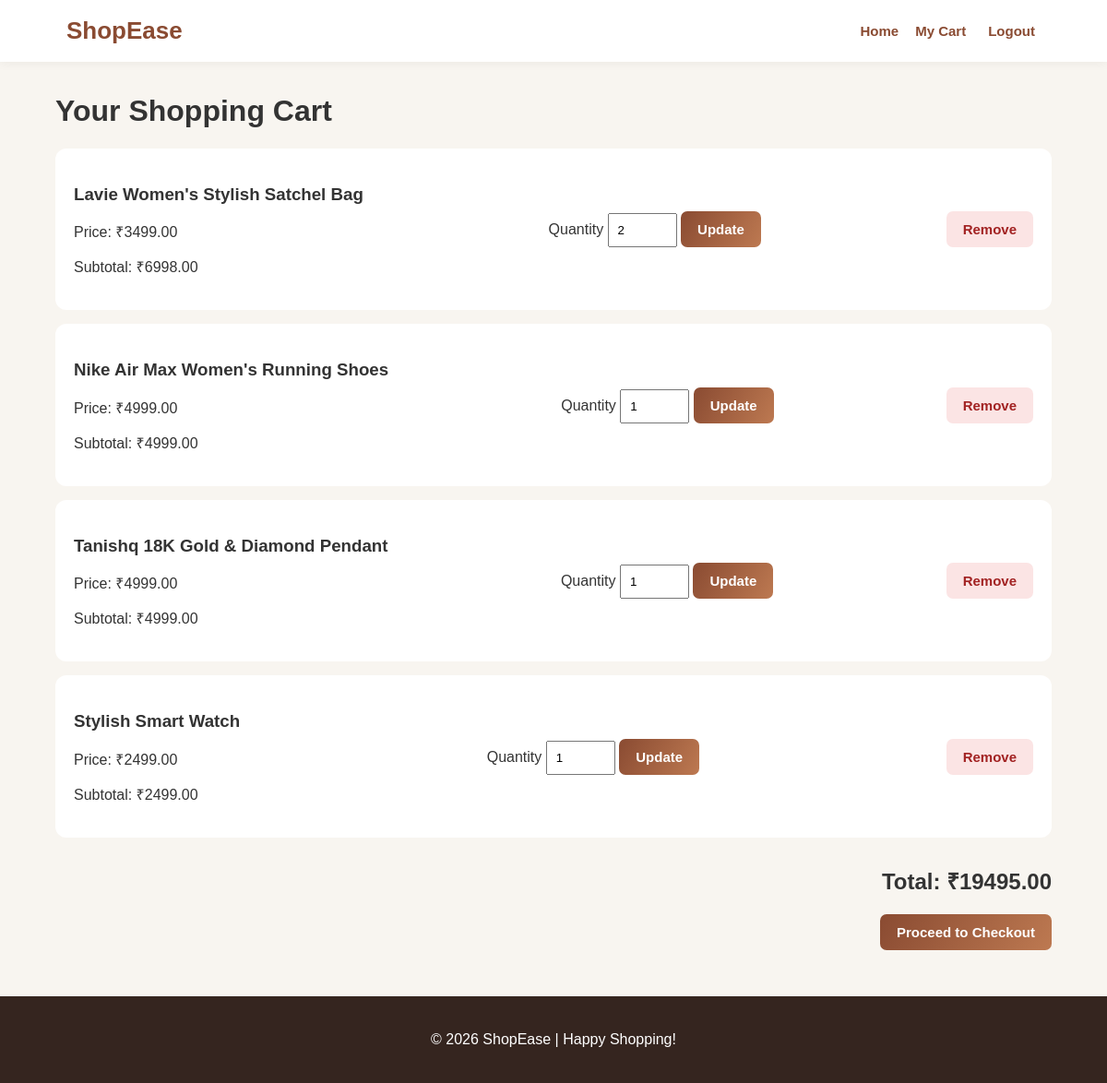
The app's page /cart/ (signed in) with its own data.
### store/models.py (models this page shows, shortened)
class CartItem(models.Model):
    cart = models.ForeignKey(Cart, on_delete=models.CASCADE,related_name="items")
    product = models.ForeignKey(Product, on_delete=models.CASCADE)
    quantity = models.PositiveIntegerField(default=1)
    class Meta:
        unique_together = ("cart", "product")
    def subtotal(self):
        return self.product.price * self.quantity

class Product(models.Model):
    name = models.CharField(max_length=200)
    description = models.TextField()
    price = models.DecimalField(max_digits=10, decimal_places=2)
    image_url = models.URLField(blank=True)
    stock = models.PositiveIntegerField(default=10)

### store/views.py (the view)
# urls.py: path("cart/", views.cart_view, name="cart"),
@login_required
def cart_view(request):
    cart, created = Cart.objects.get_or_create(
        user=request.user
    )
    items = cart.items.select_related("product").all()
    total = sum(
        (item.subtotal() for item in items),
        Decimal("0.00")
    )
    return render(request, "store/cart.html", {
        "items": items,
        "total": total
    })

### store/templates/store/cart.html (shortened to what this page needs)
{% extends 'store/base.html' %}
{% block content %}
<h1 class="section-title">Your Shopping Cart</h1>
{% for item in items %}
    <div class="cart-item">
        <div>
            <h3>{{ item.product.name }}</h3>
            <p>Price: ₹{{ item.product.price }}</p>
            <p>Subtotal: ₹{{ item.subtotal }}</p>
        </div>
        <form method="post"
              action="{% url 'update_cart' item.id %}">
            <label>Quantity</label>
            <input type="number" name="quantity"
                   value="{{ item.quantity }}" min="1"
                   max="{{ item.product.stock }}" required>
            <button class="btn" type="submit">Update</button>
        </form>
        <form method="post"
              action="{% url 'remove_from_cart' item.id %}">
            <button class="remove-btn" type="submit">
                Remove
            </button>
        </form>
    </div>
{% empty %}
    <p>Your cart is empty.</p>
{% endfor %}
<div class="cart-total">
    <h2>Total: ₹{{ total }}</h2>
    {% if items %}
        <a class="btn" href="{% url 'checkout' %}">
            Proceed to Checkout
        </a>
    {% endif %}
</div>
{% endblock %}

### store/templates/store/base.html (shortened to what this page needs)
{% load static %}
<!DOCTYPE html>
<html lang="en">
<head>
    <link rel="stylesheet" href="{% static 'css/style.css' %}">
</head>
<body>
<header class="navbar">
    <a href="{% url 'home' %}" class="logo">ShopEase</a>
    <nav>
        <a href="{% url 'home' %}">Home</a>
        <a href="{% url 'cart' %}">My Cart</a>
        {% if user.is_authenticated %}
            <form method="post" action="{% url 'logout' %}" class="inline-form">
                <button type="submit" class="nav-button">Logout</button>
            </form>
        {% else %}
            <a href="{% url 'login' %}">Login</a>
            <a href="{% url 'register' %}">Register</a>
        {% endif %}
    </nav>
</header>
<main class="container">
    {% block content %}{% endblock %}
</main>
<footer>
    <p>© 2026 ShopEase | Happy Shopping!</p>
</footer>
</body>
</html>

### store/static/css/style.css (style rules this page uses)
* { box-sizing: border-box; }
body { margin: 0; font-family: Arial, sans-serif; background: #f8f5f0; color: #333; }
a { text-decoration: none; color: #8a4b32; }
.navbar { background: #fff; padding: 18px 6%; display: flex; justify-content: space-between; align-items: center; gap: 16px; flex-wrap: wrap; box-shadow: 0 2px 10px #0000000d; }
.logo { font-size: 26px; font-weight: bold; color: #8a4b32; }
nav { display: flex; align-items: center; flex-wrap: wrap; gap: 18px; }
nav a, .nav-button { font-size: 15px; font-weight: bold; }
.inline-form { display: inline; margin: 0; }
.nav-button { border: 0; background: transparent; color: #8a4b32; cursor: pointer; }
.container { width: 90%; max-width: 1200px; margin: 35px auto; min-height: 65vh; }
.section-title { margin: 35px 0 22px; }
.btn, .remove-btn { display: inline-block; border: none; border-radius: 7px; padding: 11px 18px; cursor: pointer; font-size: 15px; font-weight: bold; }
.btn { background: linear-gradient(120deg, #8a4b32, #bd7951); color: white; }
.remove-btn { background: #fbe4e4; color: #a22222; }
.cart-item { display: flex; justify-content: space-between; align-items: center; gap: 20px; flex-wrap: wrap; background: white; border-radius: 12px; padding: 20px; margin-bottom: 15px; }
.cart-item input { width: 75px; padding: 9px; }
.cart-total { text-align: right; margin-top: 30px; }
footer { text-align: center; background: #35251f; color: white; padding: 22px; margin-top: 50px; }

### records on screen
CartItem: product.name "Lavie Women's Stylish Satchel Bag", product.price "3499.00", subtotal "6998.00", quantity "2"
CartItem: product.name "Nike Air Max Women's Running Shoes", product.price "4999.00", subtotal "4999.00", quantity "1"
CartItem: product.name "Tanishq 18K Gold & Diamond Pendant", product.price "4999.00", subtotal "4999.00", quantity "1"
CartItem: product.name "Stylish Smart Watch", product.price "2499.00", subtotal "2499.00", quantity "1"

### other values on screen
{{ total }} "19495.00"
